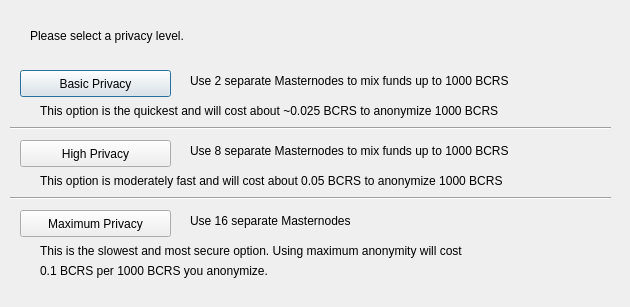
<?xml version="1.0" encoding="UTF-8"?>
<ui version="4.0">
 <class>PrivatesendConfig</class>
 <widget class="QDialog" name="PrivatesendConfig">
  <property name="geometry">
   <rect>
    <x>0</x>
    <y>0</y>
    <width>630</width>
    <height>307</height>
   </rect>
  </property>
  <property name="windowTitle">
   <string>Configure PrivateSend</string>
  </property>
  <widget class="QPushButton" name="buttonBasic">
   <property name="geometry">
    <rect>
     <x>20</x>
     <y>70</y>
     <width>151</width>
     <height>27</height>
    </rect>
   </property>
   <property name="text">
    <string>Basic Privacy</string>
   </property>
  </widget>
  <widget class="QPushButton" name="buttonHigh">
   <property name="geometry">
    <rect>
     <x>20</x>
     <y>140</y>
     <width>151</width>
     <height>27</height>
    </rect>
   </property>
   <property name="text">
    <string>High Privacy</string>
   </property>
  </widget>
  <widget class="QPushButton" name="buttonMax">
   <property name="geometry">
    <rect>
     <x>20</x>
     <y>210</y>
     <width>151</width>
     <height>27</height>
    </rect>
   </property>
   <property name="text">
    <string>Maximum Privacy</string>
   </property>
  </widget>
  <widget class="QLabel" name="label">
   <property name="geometry">
    <rect>
     <x>30</x>
     <y>20</y>
     <width>571</width>
     <height>31</height>
    </rect>
   </property>
   <property name="text">
    <string>Please select a privacy level.</string>
   </property>
  </widget>
  <widget class="QLabel" name="label_2">
   <property name="geometry">
    <rect>
     <x>190</x>
     <y>70</y>
     <width>421</width>
     <height>21</height>
    </rect>
   </property>
   <property name="text">
    <string>Use 2 separate Masternodes to mix funds up to 1000 BCRS</string>
   </property>
  </widget>
  <widget class="QLabel" name="label_3">
   <property name="geometry">
    <rect>
     <x>190</x>
     <y>140</y>
     <width>411</width>
     <height>21</height>
    </rect>
   </property>
   <property name="text">
    <string>Use 8 separate Masternodes to mix funds up to 1000 BCRS</string>
   </property>
  </widget>
  <widget class="QLabel" name="label_4">
   <property name="geometry">
    <rect>
     <x>190</x>
     <y>210</y>
     <width>421</width>
     <height>21</height>
    </rect>
   </property>
   <property name="text">
    <string>Use 16 separate Masternodes</string>
   </property>
  </widget>
  <widget class="QLabel" name="label_6">
   <property name="geometry">
    <rect>
     <x>40</x>
     <y>100</y>
     <width>561</width>
     <height>21</height>
    </rect>
   </property>
   <property name="text">
    <string>This option is the quickest and will cost about ~0.025 BCRS to anonymize 1000 BCRS</string>
   </property>
  </widget>
  <widget class="QLabel" name="label_7">
   <property name="geometry">
    <rect>
     <x>40</x>
     <y>170</y>
     <width>561</width>
     <height>21</height>
    </rect>
   </property>
   <property name="text">
    <string>This option is moderately fast and will cost about 0.05 BCRS to anonymize 1000 BCRS</string>
   </property>
  </widget>
  <widget class="QLabel" name="label_8">
   <property name="geometry">
    <rect>
     <x>40</x>
     <y>240</y>
     <width>561</width>
     <height>21</height>
    </rect>
   </property>
   <property name="text">
    <string>This is the slowest and most secure option. Using maximum anonymity will cost</string>
   </property>
  </widget>
  <widget class="QLabel" name="label_9">
   <property name="geometry">
    <rect>
     <x>40</x>
     <y>260</y>
     <width>561</width>
     <height>21</height>
    </rect>
   </property>
   <property name="text">
    <string>0.1 BCRS per 1000 BCRS you anonymize.</string>
   </property>
  </widget>
  <widget class="Line" name="line">
   <property name="geometry">
    <rect>
     <x>10</x>
     <y>120</y>
     <width>601</width>
     <height>16</height>
    </rect>
   </property>
   <property name="orientation">
    <enum>Qt::Horizontal</enum>
   </property>
  </widget>
  <widget class="Line" name="line_2">
   <property name="geometry">
    <rect>
     <x>10</x>
     <y>190</y>
     <width>601</width>
     <height>16</height>
    </rect>
   </property>
   <property name="orientation">
    <enum>Qt::Horizontal</enum>
   </property>
  </widget>
 </widget>
 <resources/>
 <connections/>
</ui>
